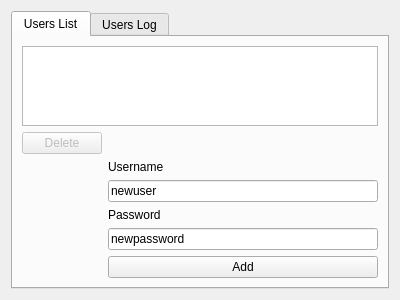
<?xml version="1.0" encoding="UTF-8"?>
<ui version="4.0">
 <class>FormUsers</class>
 <widget class="QWidget" name="FormUsers">
  <property name="geometry">
   <rect>
    <x>0</x>
    <y>0</y>
    <width>400</width>
    <height>300</height>
   </rect>
  </property>
  <property name="windowTitle">
   <string>Users List</string>
  </property>
  <layout class="QVBoxLayout" name="verticalLayout_3">
   <item>
    <widget class="QTabWidget" name="tabWidget">
     <property name="currentIndex">
      <number>0</number>
     </property>
     <widget class="QWidget" name="tab">
      <attribute name="title">
       <string>Users List</string>
      </attribute>
      <layout class="QVBoxLayout" name="verticalLayout_2">
       <item>
        <widget class="QListWidget" name="listWidgetUsers"/>
       </item>
       <item>
        <layout class="QHBoxLayout" name="horizontalLayout_2">
         <item>
          <widget class="QPushButton" name="pushButtonDelUser">
           <property name="enabled">
            <bool>false</bool>
           </property>
           <property name="text">
            <string>Delete</string>
           </property>
          </widget>
         </item>
         <item>
          <spacer name="horizontalSpacer">
           <property name="orientation">
            <enum>Qt::Horizontal</enum>
           </property>
           <property name="sizeHint" stdset="0">
            <size>
             <width>40</width>
             <height>20</height>
            </size>
           </property>
          </spacer>
         </item>
        </layout>
       </item>
       <item>
        <layout class="QHBoxLayout" name="horizontalLayout">
         <item>
          <widget class="QLabel" name="label">
           <property name="minimumSize">
            <size>
             <width>80</width>
             <height>80</height>
            </size>
           </property>
           <property name="maximumSize">
            <size>
             <width>80</width>
             <height>80</height>
            </size>
           </property>
           <property name="text">
            <string/>
           </property>
           <property name="pixmap">
            <pixmap resource="res.qrc">:/img/fl.png</pixmap>
           </property>
           <property name="scaledContents">
            <bool>true</bool>
           </property>
          </widget>
         </item>
         <item>
          <layout class="QVBoxLayout" name="verticalLayout">
           <item>
            <widget class="QLabel" name="label_2">
             <property name="text">
              <string>Username</string>
             </property>
            </widget>
           </item>
           <item>
            <widget class="QLineEdit" name="lineEditNewUsername">
             <property name="text">
              <string>newuser</string>
             </property>
            </widget>
           </item>
           <item>
            <widget class="QLabel" name="label_3">
             <property name="text">
              <string>Password</string>
             </property>
            </widget>
           </item>
           <item>
            <widget class="QLineEdit" name="lineEditNewPassword">
             <property name="text">
              <string>newpassword</string>
             </property>
            </widget>
           </item>
           <item>
            <widget class="QPushButton" name="pushButtonAddUser">
             <property name="text">
              <string>Add</string>
             </property>
            </widget>
           </item>
          </layout>
         </item>
        </layout>
       </item>
      </layout>
     </widget>
     <widget class="QWidget" name="tab_2">
      <attribute name="title">
       <string>Users Log</string>
      </attribute>
     </widget>
    </widget>
   </item>
  </layout>
 </widget>
 <resources>
  <include location="res.qrc"/>
 </resources>
 <connections/>
</ui>
